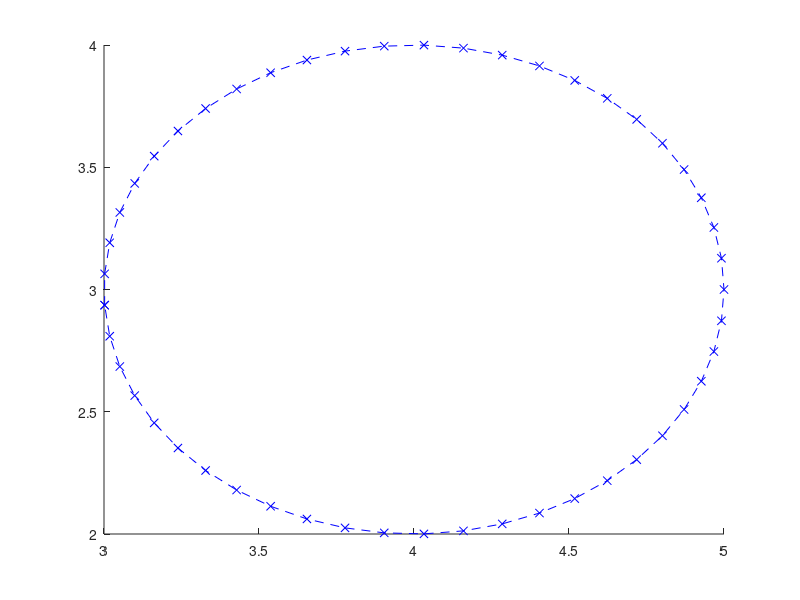

The MATLAB script that drew this image:
%%
clc;clear;close all;
x_c = 4;
y_c = 3;
r = 1.0;
N_panel = 50;
deltheta = (2*pi)/(N_panel-1);
theta= (pi+(deltheta/2)):-(deltheta):(-pi+(deltheta/2));
theta_deg = theta*(180/pi);
%theta(N_panel+1) = theta(1);

x = (x_c)+(r*cos(theta));
y = (y_c)+(r*sin(theta));

figure(1);hold on;
plot(x,y,'--bx');

%%
fil = 'circular_cylinder.txt';
fid = fopen(fil,'w');

for i = 1:1:length(x)
    
    fprintf(fid,'%d %d %d %d %d',x(i),y(i),theta(i),x_c,y_c);
    fprintf(fid,'\n');
    
end
